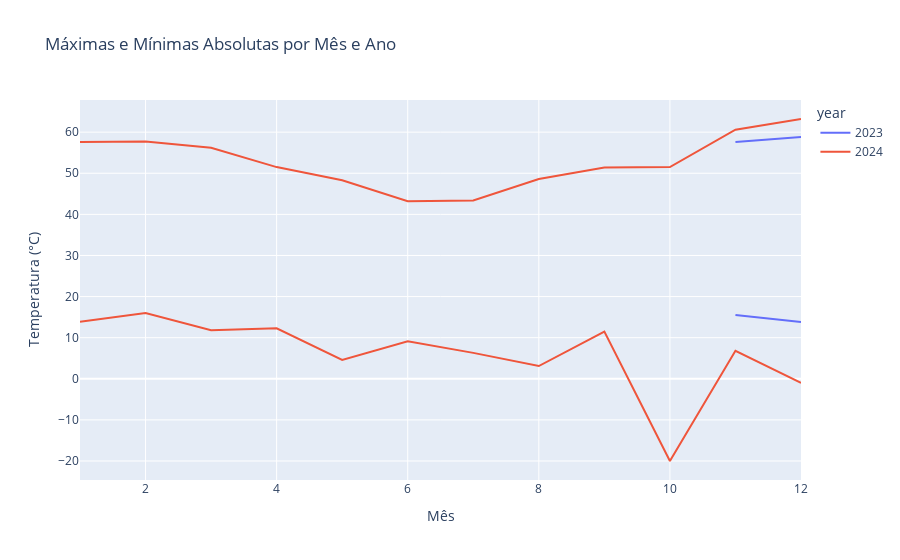

Notebook code cell kept with this figure:
### Markdown cell above
## Gráfico de tendência de máximas e mínimas por mês e ano

### Code cell
fig2 = px.line(max_min_month.reset_index(), x='month', y=['max', 'min'], color='year', 
               title="Máximas e Mínimas Absolutas por Mês e Ano", labels={'value': 'Temperatura (°C)', 'month': 'Mês'})
fig2.show()

### Figure 1 — Plotly figure (JSON) as saved in the notebook; plotly's stock layout.template omitted (floating-point values rounded to 4 significant figures)
{"data": [{"hovertemplate": "year=2023<br>variable=max<br>Mês=%{x}<br>Temperatura (°C)=%{y}<extra></extra>", "legendgroup": "2023", "line": {"color": "#636efa", "dash": "solid"}, "marker": {"symbol": "circle"}, "mode": "lines", "name": "2023", "orientation": "v", "showlegend": true, "type": "scatter", "x": [11, 12], "xaxis": "x", "y": [57.6, 58.8], "yaxis": "y"}, {"hovertemplate": "year=2023<br>variable=min<br>Mês=%{x}<br>Temperatura (°C)=%{y}<extra></extra>", "legendgroup": "2023", "line": {"color": "#636efa", "dash": "solid"}, "marker": {"symbol": "circle"}, "mode": "lines", "name": "2023", "orientation": "v", "showlegend": false, "type": "scatter", "x": [11, 12], "xaxis": "x", "y": [15.5, 13.8], "yaxis": "y"}, {"hovertemplate": "year=2024<br>variable=max<br>Mês=%{x}<br>Temperatura (°C)=%{y}<extra></extra>", "legendgroup": "2024", "line": {"color": "#EF553B", "dash": "solid"}, "marker": {"symbol": "circle"}, "mode": "lines", "name": "2024", "orientation": "v", "showlegend": true, "type": "scatter", "x": [1, 2, 3, 4, 5, 6, 7, 8, 9, 10, 11, 12], "xaxis": "x", "y": [57.6, 57.7, 56.2, 51.5, 48.3, 43.2, 43.4, 48.6, 51.4, 51.5, 60.6, 63.2], "yaxis": "y"}, {"hovertemplate": "year=2024<br>variable=min<br>Mês=%{x}<br>Temperatura (°C)=%{y}<extra></extra>", "legendgroup": "2024", "line": {"color": "#EF553B", "dash": "solid"}, "marker": {"symbol": "circle"}, "mode": "lines", "name": "2024", "orientation": "v", "showlegend": false, "type": "scatter", "x": [1, 2, 3, 4, 5, 6, 7, 8, 9, 10, 11, 12], "xaxis": "x", "y": [13.9, 16, 11.8, 12.3, 4.6, 9.1, 6.3, 3.1, 11.5, -20, 6.8, -1], "yaxis": "y"}], "layout": {"legend": {"title": {"text": "year"}, "tracegroupgap": 0}, "title": {"text": "Máximas e Mínimas Absolutas por Mês e Ano"}, "xaxis": {"anchor": "y", "domain": [0, 1], "title": {"text": "Mês"}}, "yaxis": {"anchor": "x", "domain": [0, 1], "title": {"text": "Temperatura (°C)"}}}}
